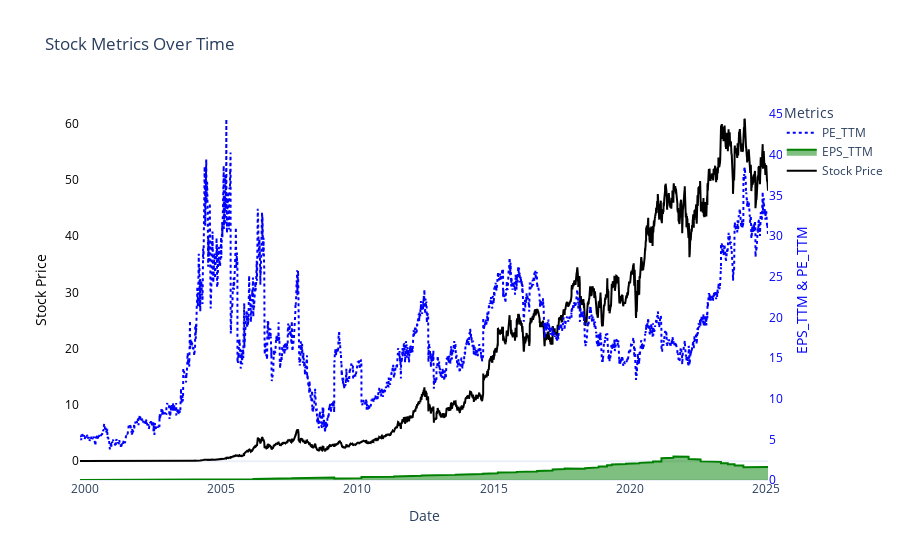

The code cell stored with this chart in its notebook:
### Code cell
import plotly.graph_objects as go


# Create the figure
fig = go.Figure()

# Add stock_price on primary y-axis (left)
fig.add_trace(go.Scatter(
    x=stock_consolidate_df.index,
    y=stock_consolidate_df["stock_price"],
    mode='lines',
    line=dict(color='black'),
    name='Stock Price',
    yaxis="y1"
))

# Add EPS_TTM on secondary y-axis (right)
fig.add_trace(go.Scatter(
    x=stock_consolidate_df.index,
    y=stock_consolidate_df["EPS_TTM"],
    mode='lines',
    fill='tonexty',  # Shadow effect
    line=dict(color='green'),
    name='EPS_TTM',
    yaxis="y2"
))

# Add PE_TTM on secondary y-axis (right)
fig.add_trace(go.Scatter(
    x=stock_consolidate_df.index,
    y=stock_consolidate_df["PE_TTM"],
    mode='lines',
    line=dict(color='blue', dash='dot'),
    name='PE_TTM',
    yaxis="y2"
))

# Update layout to remove grid and configure dual y-axes
fig.update_layout(
    title="Stock Metrics Over Time",
    xaxis=dict(title="Date", showgrid=False),
    yaxis=dict(
        title="Stock Price",
        showgrid=False,
        titlefont=dict(color="black"),
        tickfont=dict(color="black")
    ),
    yaxis2=dict(
        title="EPS_TTM & PE_TTM",
        overlaying="y",  # Overlay with y1
        side="right",
        showgrid=False,
        titlefont=dict(color="blue"),
        tickfont=dict(color="blue")
    ),
    legend_title="Metrics",
    template="plotly_white",
    plot_bgcolor='white'  # Background color
)

# Show the plot
fig.show()

### Figure 1 — Plotly figure (JSON) as saved in the notebook; plotly's stock layout.template omitted (floating-point values rounded to 4 significant figures; data arrays with more than 128 entries replaced by an {"elided": "..."} marker saying what was removed)
{"data": [{"line": {"color": "black"}, "mode": "lines", "name": "Stock Price", "type": "scatter", "x": {"elided": "6346 str values"}, "y": {"elided": "6346 float values"}, "yaxis": "y"}, {"fill": "tonexty", "line": {"color": "green"}, "mode": "lines", "name": "EPS_TTM", "type": "scatter", "x": {"elided": "6346 str values"}, "y": {"elided": "6346 float values"}, "yaxis": "y2"}, {"line": {"color": "blue", "dash": "dot"}, "mode": "lines", "name": "PE_TTM", "type": "scatter", "x": {"elided": "6346 str values"}, "y": {"elided": "6346 float values"}, "yaxis": "y2"}], "layout": {"legend": {"title": {"text": "Metrics"}}, "plot_bgcolor": "white", "title": {"text": "Stock Metrics Over Time"}, "xaxis": {"showgrid": false, "title": {"text": "Date"}}, "yaxis": {"showgrid": false, "tickfont": {"color": "black"}, "title": {"font": {"color": "black"}, "text": "Stock Price"}}, "yaxis2": {"overlaying": "y", "showgrid": false, "side": "right", "tickfont": {"color": "blue"}, "title": {"font": {"color": "blue"}, "text": "EPS_TTM & PE_TTM"}}}}
